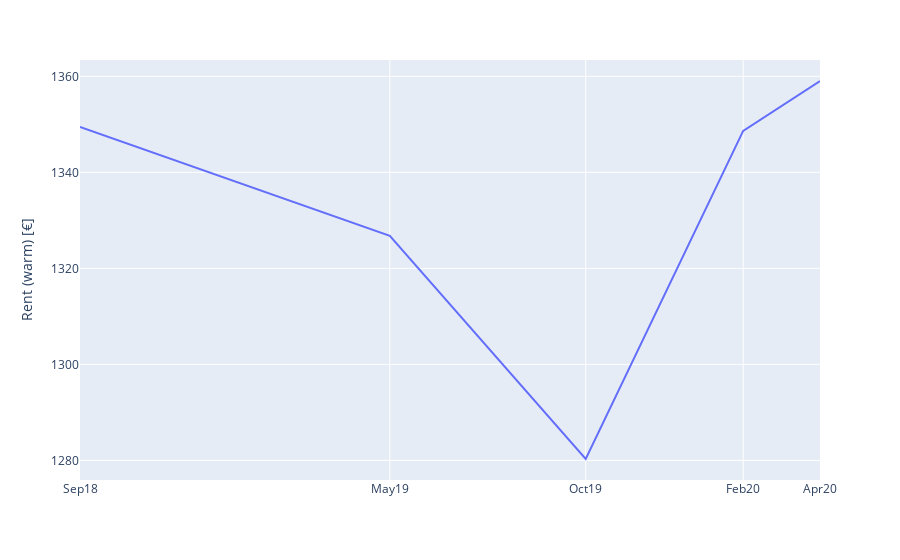

Notebook code for this chart:
### Code cell
## Example time series 

fig = px.line(data_frame = df[df['totalRent'] <= 5000].groupby(df[df['totalRent'] <= 5000]['date']).mean(),
              y="totalRent",
                   title='',
                   labels={'totalRent':'Rent (warm) [€]','date':''}
                  )

fig.update_xaxes(nticks=5,tickangle = 0)
fig.update_yaxes(nticks=5, tickangle = 0)

fig.update_layout(
    xaxis = dict(
        tickmode = 'array',
        tickvals = df[df['totalRent'] <= 5000].groupby(df[df['totalRent'] <= 5000]['date']).mean().index,
        ticktext = ['Sep18', 'May19', 'Oct19', 'Feb20', 'Apr20']
    ))

fig.show()

### Figure 1 — Plotly figure (JSON) as saved in the notebook; plotly's stock layout.template omitted (floating-point values rounded to 4 significant figures)
{"data": [{"hovertemplate": "=%{x}<br>Rent (warm) [€]=%{y}<extra></extra>", "legendgroup": "", "line": {"color": "#636efa", "dash": "solid"}, "mode": "lines", "name": "", "orientation": "v", "showlegend": false, "type": "scatter", "x": ["2018-09-01T00:00:00", "2019-05-01T00:00:00", "2019-10-01T00:00:00", "2020-02-01T00:00:00", "2020-04-01T00:00:00"], "xaxis": "x", "y": [1349.0, 1327.0, 1280.0, 1349.0, 1359.0], "yaxis": "y"}], "layout": {"legend": {"tracegroupgap": 0}, "margin": {"t": 60}, "xaxis": {"anchor": "y", "domain": [0, 1], "nticks": 5, "tickangle": 0, "tickmode": "array", "ticktext": ["Sep18", "May19", "Oct19", "Feb20", "Apr20"], "tickvals": ["2018-09-01T00:00:00", "2019-05-01T00:00:00", "2019-10-01T00:00:00", "2020-02-01T00:00:00", "2020-04-01T00:00:00"], "title": {"text": ""}}, "yaxis": {"anchor": "x", "domain": [0, 1], "nticks": 5, "tickangle": 0, "title": {"text": "Rent (warm) [€]"}}}}
